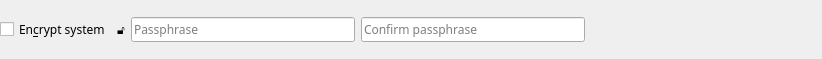
<?xml version="1.0" encoding="UTF-8"?>
<ui version="4.0">
 <author>
SPDX-FileCopyrightText: 2016 Teo Mrnjavac &lt;teo@kde.org&gt;
SPDX-License-Identifier: GPL-3.0-or-later
 </author>
 <class>EncryptWidget</class>
 <widget class="QWidget" name="EncryptWidget">
  <property name="geometry">
   <rect>
    <x>0</x>
    <y>0</y>
    <width>822</width>
    <height>59</height>
   </rect>
  </property>
  <property name="windowTitle">
   <string notr="true">Form</string>
  </property>
  <layout class="QHBoxLayout" name="horizontalLayout">
   <property name="leftMargin">
    <number>0</number>
   </property>
   <property name="topMargin">
    <number>0</number>
   </property>
   <property name="rightMargin">
    <number>0</number>
   </property>
   <property name="bottomMargin">
    <number>0</number>
   </property>
   <item>
    <widget class="QCheckBox" name="m_encryptCheckBox">
     <property name="font">
      <font>
       <family>Fantasque Sans Mono</family>
      </font>
     </property>
     <property name="text">
      <string>En&amp;crypt system</string>
     </property>
    </widget>
   </item>
   <item>
    <widget class="QLabel" name="m_encryptionUnsupportedLabel">
     <property name="toolTip">
      <string>Your system does not seem to support encryption well enough to encrypt the entire system. You may enable encryption, but performance may suffer.</string>
     </property>
     <property name="text">
      <string notr="true">🔓</string>
     </property>
     <property name="alignment">
      <set>Qt::AlignCenter</set>
     </property>
    </widget>
   </item>
   <item>
    <widget class="QLineEdit" name="m_passphraseLineEdit">
     <property name="font">
      <font>
       <family>Fantasque Sans Mono</family>
      </font>
     </property>
     <property name="echoMode">
      <enum>QLineEdit::Password</enum>
     </property>
     <property name="placeholderText">
      <string>Passphrase</string>
     </property>
    </widget>
   </item>
   <item>
    <widget class="QLineEdit" name="m_confirmLineEdit">
     <property name="font">
      <font>
       <family>Fantasque Sans Mono</family>
      </font>
     </property>
     <property name="echoMode">
      <enum>QLineEdit::Password</enum>
     </property>
     <property name="placeholderText">
      <string>Confirm passphrase</string>
     </property>
    </widget>
   </item>
   <item>
    <spacer name="horizontalSpacer">
     <property name="orientation">
      <enum>Qt::Horizontal</enum>
     </property>
     <property name="sizeHint" stdset="0">
      <size>
       <width>40</width>
       <height>20</height>
      </size>
     </property>
    </spacer>
   </item>
   <item>
    <widget class="QLabel" name="m_iconLabel">
     <property name="text">
      <string/>
     </property>
     <property name="alignment">
      <set>Qt::AlignCenter</set>
     </property>
    </widget>
   </item>
  </layout>
 </widget>
 <resources/>
 <connections/>
</ui>
